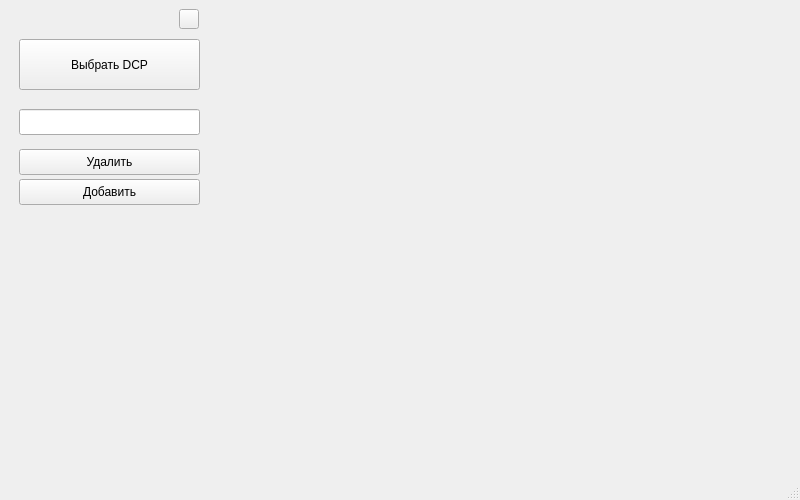
<?xml version="1.0" encoding="UTF-8"?>
<ui version="4.0">
 <class>MainWindow</class>
 <widget class="QMainWindow" name="MainWindow">
  <property name="geometry">
   <rect>
    <x>0</x>
    <y>0</y>
    <width>800</width>
    <height>500</height>
   </rect>
  </property>
  <property name="minimumSize">
   <size>
    <width>800</width>
    <height>500</height>
   </size>
  </property>
  <property name="maximumSize">
   <size>
    <width>800</width>
    <height>500</height>
   </size>
  </property>
  <property name="windowTitle">
   <string>MainWindow</string>
  </property>
  <property name="windowIcon">
   <iconset resource="images.qrc">
    <normaloff>:/icons/icon.png</normaloff>:/icons/icon.png</iconset>
  </property>
  <widget class="QWidget" name="centralwidget">
   <layout class="QGridLayout" name="gridLayout">
    <item row="0" column="0">
     <widget class="QWidget" name="widget" native="true">
      <property name="minimumSize">
       <size>
        <width>200</width>
        <height>0</height>
       </size>
      </property>
      <widget class="QPushButton" name="pushButton">
       <property name="geometry">
        <rect>
         <x>10</x>
         <y>30</y>
         <width>181</width>
         <height>51</height>
        </rect>
       </property>
       <property name="text">
        <string>Выбрать DCP</string>
       </property>
      </widget>
      <widget class="QPushButton" name="pushButton_2">
       <property name="geometry">
        <rect>
         <x>10</x>
         <y>170</y>
         <width>181</width>
         <height>26</height>
        </rect>
       </property>
       <property name="text">
        <string>Добавить</string>
       </property>
      </widget>
      <widget class="QLineEdit" name="lineEdit">
       <property name="geometry">
        <rect>
         <x>10</x>
         <y>100</y>
         <width>181</width>
         <height>26</height>
        </rect>
       </property>
       <property name="cursor">
        <cursorShape>ArrowCursor</cursorShape>
       </property>
       <property name="focusPolicy">
        <enum>Qt::ClickFocus</enum>
       </property>
      </widget>
      <widget class="QPushButton" name="pushButton_3">
       <property name="geometry">
        <rect>
         <x>10</x>
         <y>140</y>
         <width>181</width>
         <height>26</height>
        </rect>
       </property>
       <property name="text">
        <string>Удалить</string>
       </property>
      </widget>
      <widget class="QLabel" name="label">
       <property name="geometry">
        <rect>
         <x>10</x>
         <y>0</y>
         <width>151</width>
         <height>20</height>
        </rect>
       </property>
       <property name="text">
        <string/>
       </property>
       <property name="alignment">
        <set>Qt::AlignRight|Qt::AlignTrailing|Qt::AlignVCenter</set>
       </property>
      </widget>
      <widget class="IconButton" name="settingsButton">
       <property name="geometry">
        <rect>
         <x>170</x>
         <y>0</y>
         <width>20</width>
         <height>20</height>
        </rect>
       </property>
       <property name="text">
        <string/>
       </property>
       <property name="iconSize">
        <size>
         <width>20</width>
         <height>20</height>
        </size>
       </property>
      </widget>
     </widget>
    </item>
   </layout>
  </widget>
  <widget class="QMenuBar" name="menubar">
   <property name="geometry">
    <rect>
     <x>0</x>
     <y>0</y>
     <width>800</width>
     <height>23</height>
    </rect>
   </property>
  </widget>
  <widget class="QStatusBar" name="statusbar"/>
 </widget>
 <customwidgets>
  <customwidget>
   <class>IconButton</class>
   <extends>QPushButton</extends>
   <header>iconbutton.h</header>
  </customwidget>
 </customwidgets>
 <resources>
  <include location="images.qrc"/>
 </resources>
 <connections/>
</ui>
